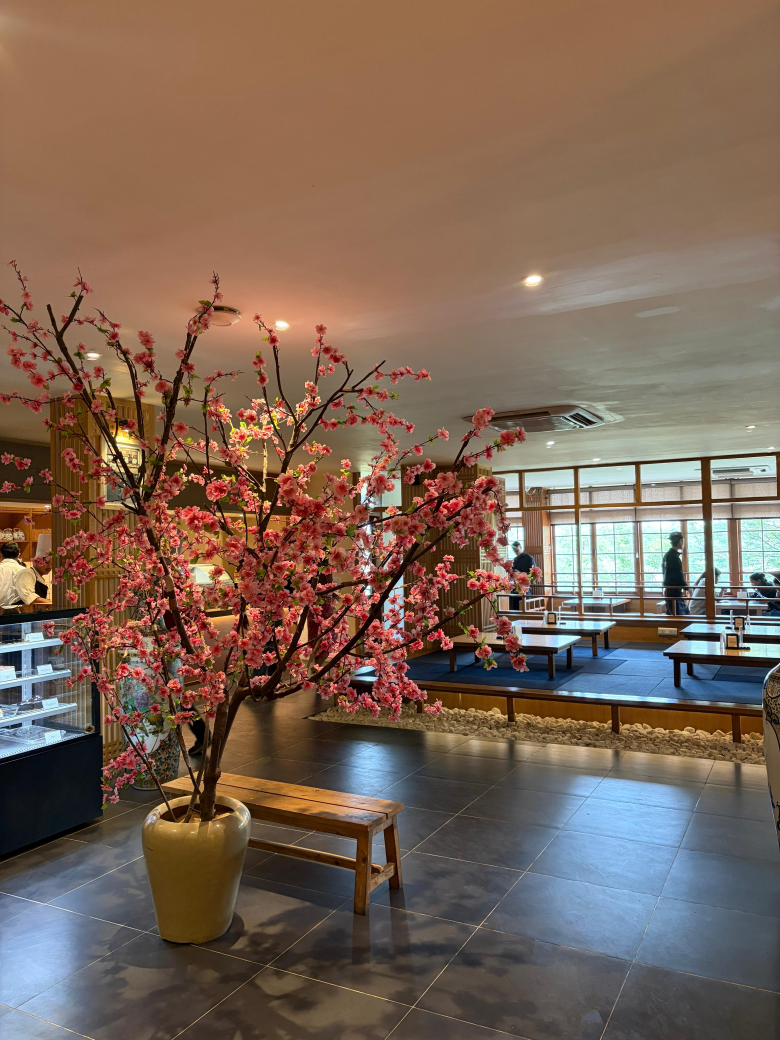
#> input picture data/real/0c321802-ac51-44d1-8322-aefae4f3af7a.JPG, 3120 x 4160 px (shown at 1/4 size)
$ python -i optical.py   (imports and definitions only)   (older library calls are emulated)
#> lines starting #> are read from the running program, lines starting #| are printed output that depends on the picture; after the words box and inside, x2 and y2 are one past the last pixel; in counts of white or black regions, pixels touching at a corner belong together
from __future__ import annotations
import cv2
import numpy as np

def detectBrightRegions(gray: np.ndarray, threshold: int = 235,) -> np.ndarray:
    # Detects over-exposed regions that could correspond to screen glare.
    _, mask = cv2.threshold(gray, threshold, 255, cv2.THRESH_BINARY,)
    return mask

def glareClusterScore(mask: np.ndarray,) -> float: # Scores whether bright pixels form one compact glare region.
    num, labels, stats, _ = cv2.connectedComponentsWithStats(mask)
    if num <= 1:
        return 0.0

    largest = stats[1:, cv2.CC_STAT_AREA].max()
    total = np.count_nonzero(mask)

    if total == 0:
        return 0.0

    return float(largest / total)

def reflectionGradientScore(gray: np.ndarray, mask: np.ndarray,) -> float: # Reflection regions usually have smoother gradients.

    gradX = cv2.Sobel(gray, cv2.CV_64F, 1, 0)
    gradY = cv2.Sobel(gray, cv2.CV_64F, 0, 1)
    grad = np.sqrt(gradX**2 + gradY**2)

    values = grad[mask > 0]

    if len(values) == 0:
        return 0.0

    return float(values.mean())

def saturationBias(img: np.ndarray, mask: np.ndarray,) -> float: # Compare saturation inside glare vs outside glare.
    hsv = cv2.cvtColor(img, cv2.COLOR_BGR2HSV)
    sat = hsv[:, :, 1]

    inside = sat[mask > 0]
    outside = sat[mask == 0]

    if len(inside) == 0 or len(outside) == 0:
        return 0.0

    return float(abs(inside.mean() - outside.mean()))

def brightAreaRatio(mask: np.ndarray,) -> float: # Percentage of bright pixels.
    return float(np.count_nonzero(mask)/mask.size)

def opticalEvidence(img: np.ndarray,):
    gray = cv2.cvtColor(img, cv2.COLOR_BGR2GRAY,)
    mask = detectBrightRegions(gray)
    glare = glareClusterScore(mask)
    reflection = reflectionGradientScore(gray, mask,)

    saturation = saturationBias(img, mask,)

    bright = brightAreaRatio(mask)
    confidence = np.mean([min(glare, 1), min(bright * 8, 1), min(saturation / 60, 1),])

    return {
        "confidence": float(confidence),
        "features": {
            "glare_score": float(glare),
            "reflection_gradient": float(reflection),
            "saturation_bias": float(saturation),
            "bright_area_ratio": float(bright),
        },
    }

>>> import cv2
>>> picture = cv2.imread('../data/real/0c321802-ac51-44d1-8322-aefae4f3af7a.JPG')
#> picture is the input picture: shape (4160, 3120, 3); mean B, G, R 85.9, 100.4, 122.5
>>> result = opticalEvidence(picture)
#> in detectBrightRegions, `_, mask = cv2.threshold(gray, threshold, 255, cv2.THRESH_BINARY,)`:
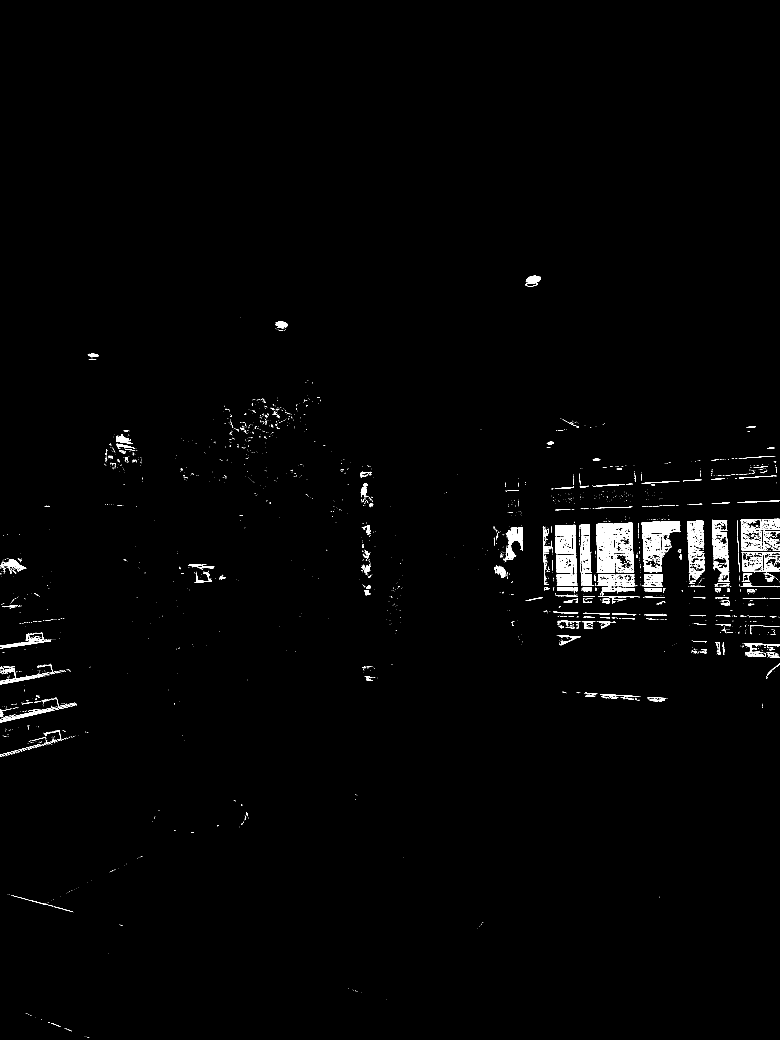
#> mask: shape (4160, 3120) (shown at 1/4 size); 1.1% white; 2814 white regions (2383 under 20 px), largest, box (x1, y1, x2, y2) and area: (2388, 2216, 2461, 2292) 4258, (2386, 2140, 2458, 2214) 3914, (2570, 2135, 2646, 2210) 3772
#> in glareClusterScore, `num, labels, stats, _ = cv2.connectedComponentsWithStats(mask)`:
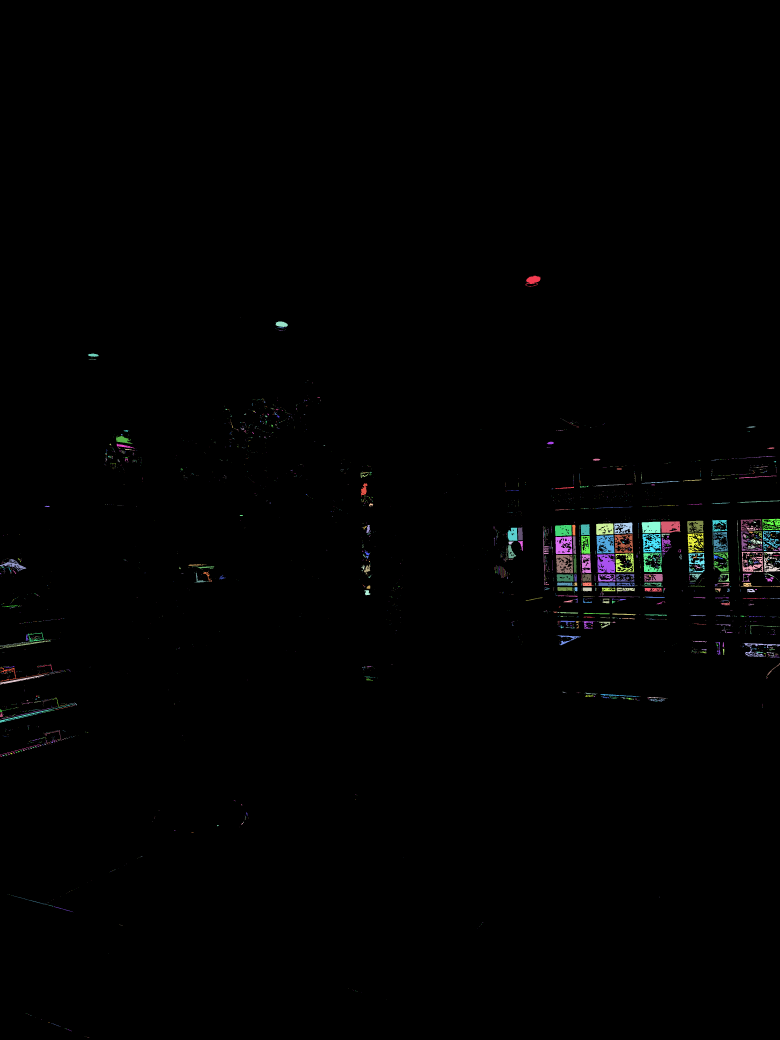
#> labels: shape (4160, 3120) int32 (shown at 1/4 size); 2815 distinct labels, from 0 to 2814; one colour per label, 0 black
#> in glareClusterScore, `num, labels, stats, _ = cv2.connectedComponentsWithStats(mask)`: num = 2815; stats = 2815 rows, first 6: [0, 0, 3120, 4160, 12832262], [2102, 1103, 61, 43, 1446], [2102, 1125, 1, 1, 1], [2107, 1129, 3, 1, 3], [963, 1271, 1, 1, 1], [1102, 1286, 49, 22, 816]
#> in glareClusterScore, `largest = stats[1:, cv2.CC_STAT_AREA].max()`: largest = 4258
#> in glareClusterScore, `total = np.count_nonzero(mask)`: total = 146938
#> in opticalEvidence, `glare = glareClusterScore(mask)`: glare = 0.029
#> in reflectionGradientScore, `gradY = cv2.Sobel(gray, cv2.CV_64F, 0, 1)`:
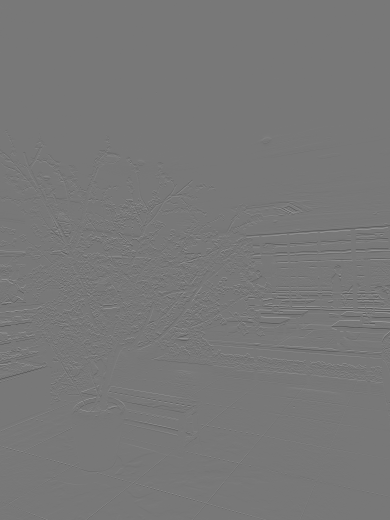
#> gradY: shape (4160, 3120) float64 (shown at 1/8 size); min -878, max 983, mean -0.1; drawn with min black and max white
#> in reflectionGradientScore, `grad = np.sqrt(gradX**2 + gradY**2)`:
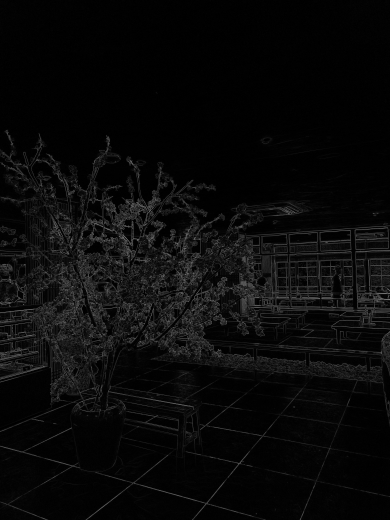
#> grad: shape (4160, 3120) float64 (shown at 1/8 size); min 0, max 984.1, mean 38.5; drawn with min black and max white
#> in opticalEvidence, `reflection = reflectionGradientScore(gray, mask,)`: reflection = 53.52
#> in saturationBias, `sat = hsv[:, :, 1]`:
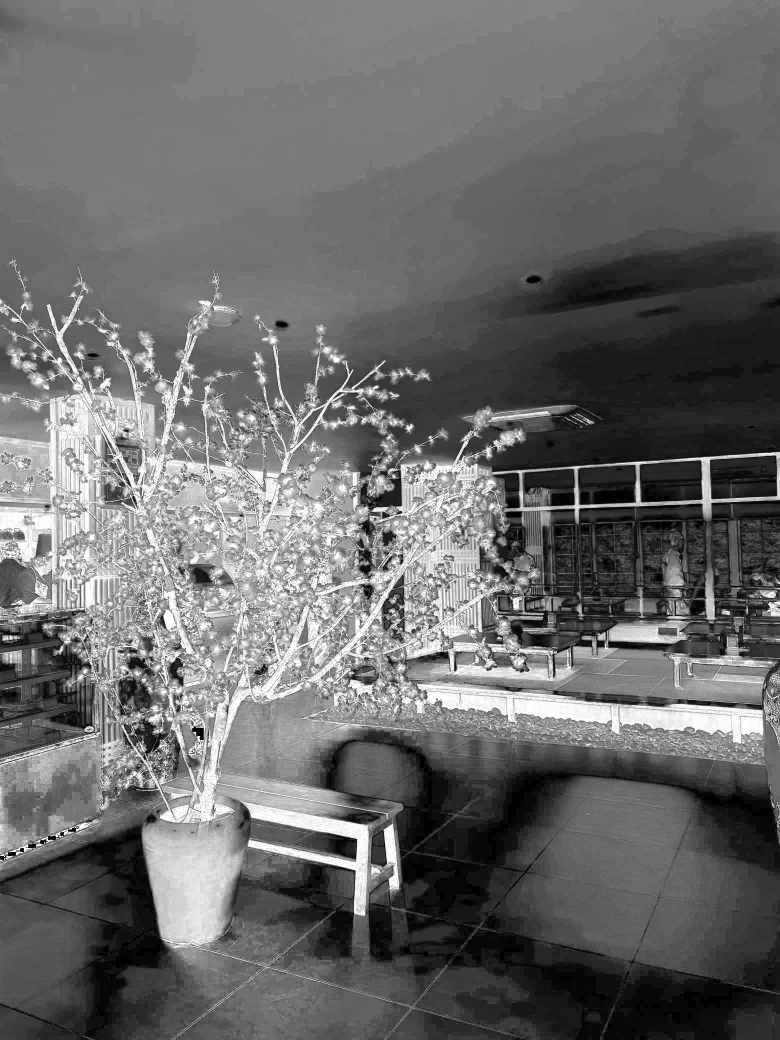
#> sat: shape (4160, 3120) (shown at 1/4 size); min 0, max 255, mean 105.9
#> in opticalEvidence, `saturation = saturationBias(img, mask,)`: saturation = 74.53
#> in opticalEvidence, `bright = brightAreaRatio(mask)`: bright = 0.0113
#> in opticalEvidence, `confidence = np.mean([min(glare, 1), min(bright * 8, 1), min(saturatio..`: confidence = 0.373
#> result = 2 items

$ run again, on data/real/14abeece-e846-4b83-bfd9-c47ade1bc2cb.JPG
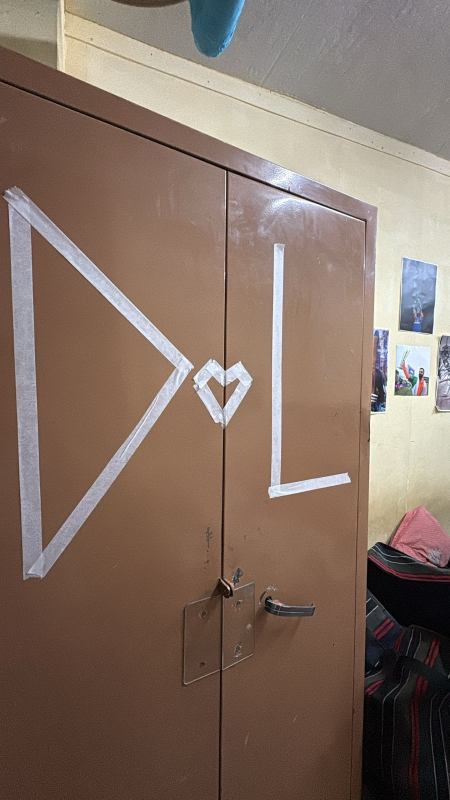
#> input picture data/real/14abeece-e846-4b83-bfd9-c47ade1bc2cb.JPG, 900 x 1600 px (shown at 1/2 size)
#> picture is the input picture: shape (1600, 900, 3); mean B, G, R 100.6, 112.1, 131.5
#> mask: shape (1600, 900); 1.2% white; 817 white regions (755 under 20 px), largest, box (x1, y1, x2, y2) and area: (742, 519, 871, 845) 8765, (805, 512, 888, 672) 874, (545, 488, 555, 749) 795
#> in glareClusterScore, `num, labels, stats, _ = cv2.connectedComponentsWithStats(mask)`:
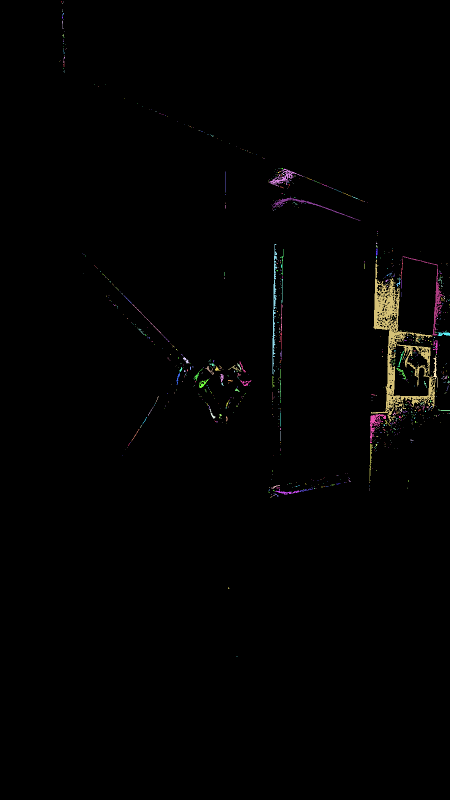
#> labels: shape (1600, 900) int32 (shown at 1/2 size); 818 distinct labels, from 0 to 817; one colour per label, 0 black
#> num = 818; stats = 818 rows, first 6: [0, 0, 900, 1600, 1422464], [123, 2, 1, 3, 3], [126, 3, 1, 2, 2], [124, 6, 2, 2, 2], [124, 19, 1, 2, 2], [124, 22, 1, 2, 2]
#> largest = 8765
#> total = 17536
#> glare = 0.5
#> values = 17536 values, max 596.1 at index 926, min 0 at index 3850, mean 61.7
#> reflection = 61.7
#> hsv: shape (1600, 900, 3); mean H, S, V 33.8, 76.5, 133.5
#> in saturationBias, `sat = hsv[:, :, 1]`:
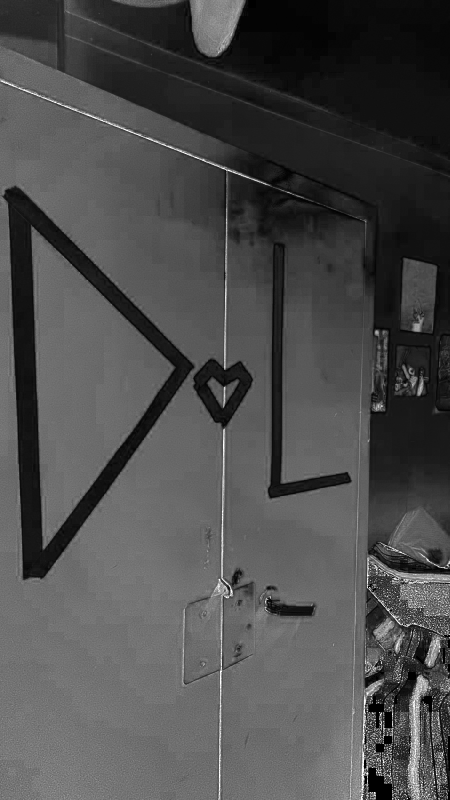
#> sat: shape (1600, 900) (shown at 1/2 size); min 0, max 255, mean 76.5
#> inside = 17536 values, max 52 at index 76, min 0 at index 204, mean 18.28
#> saturation = 58.96
#> bright = 0.0122
#> confidence = 0.527
#> result = 2 items
